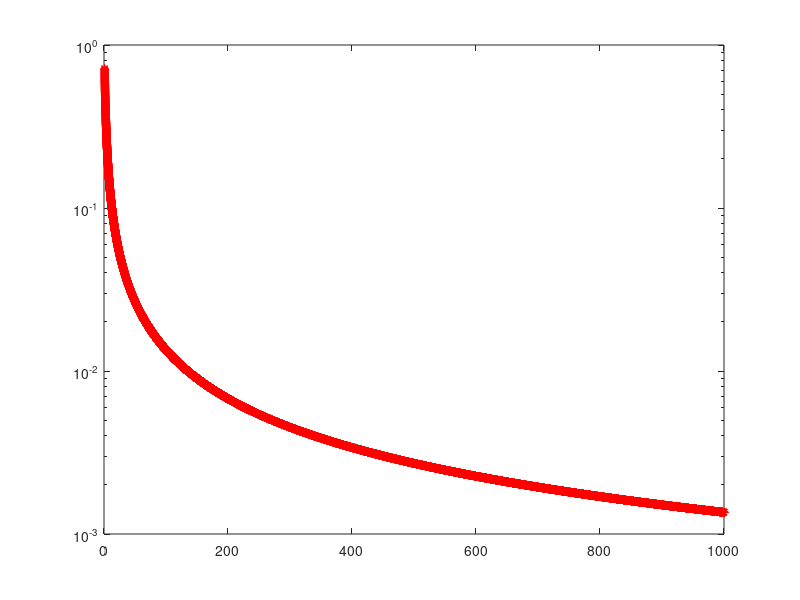

This figure's MATLAB source:
clear;
clc;
%A Creacion de vectores y matrices

x = [1:10];             %vector fila numeros del 1 al 10

y = single(x);          %vector de precision simple 1 al 10

z = [2:2:20]';          %Vector columna con los números pares de 2 a 20

a = [7:7:70];           %Vector fila con los números de la tabla del 7

x = [0:0.01:(2*pi)];    %Vector desde 0 a (2*pi) a saltos de 0.01.

las_el = x(length(x));  %ultimo elemento de x

length(x);              %numero de elementos de x 

[n,m] = size(x);        %n = filas  m = columnas

x = [10:-1:5]';         %numeros del 10 al 5 en orden decreciente


x = [2:2:10];           %primera fila (pares <=10)
y = [1:2:10];           %segunda fila (impares <=10)
A = [x;y];              %matriz con primera fila = x, segunda fila = y


x = linspace(0,sqrt(3),101);     %101 elementos (equiespaciados) desde 0 a sqrt(3)


%B Crear vectores y matrices utilizando funciones básicas(zeros,ones,rand)

x = zeros(3,4);      %matriz 3x4 de ceros (3 filas, 4 columnas)


x = zeros(3,6) + 7;  %matriz 3x6 sumar a todos los elementos 7


x = rand(1,5);      %5 números aleatorios uniformemente distribuidos, entre (0,1)


r = (-1 + (1 - (-1)).*rand(5,1))';      %5 números aleatorios uniformemente distribuidos, entre (-1,1)


%C Acceder a un dato o conjunto de datos de una matriz o vector

    %1.
A=[1 2 3 4;5 6 7 8;9 10 11 12];


%Extraer la tercera fila, almacenar en B
B = A(3,:);          %de la 3a fila coger todas las columnas

[n,m] = size(B);     %dimensiones: n = filas m = columnas


B = A([1,3],:);      %La primera y la tercera filas de A

B = A(:,end);          %La última columna de A.

B = A(1:2:3,4);      %Elementos de índice impar ultima columna



B = A([1 end], [2 4]);   %Elementos 2 y 4 de filas 1 y última de A

C = [A(end,[2 3]);A(2,[2 3])];  %Extraer de la matriz A la matriz C=[10 11;6 7].

C = [A(end,[4 3]);A(2,[4 3]);A(1,[4 3])];    %Obtener la matriz C=[12 11;8 7;4 3] a partir de A

[n,m] = size(A);     %dimensiones de A

    %2.
x = [2 4 7 5 9 3];


y = x(x>4);     %extraer elementos > 4

x(x<=4) = 0;     %poner a 0 elementos <= 4


%sumar 2 a los elementos que sean > 5

%opcion 1 (mejor)
x = [2 4 7 5 9 3];
y = (x>5); 
x(y)=x(y) + 2;

%opcion 1.1
x = [2 4 7 5 9 3];
x(x>5) = x(x>5)+2;

%opcion 2
x = [2 4 7 5 9 3];
[n,m] = size(x);
for i = 1: m
    if x(i)>5
        x(i) = x(i) + 2;
    end
end

%>= media -> 1,  < media -> 0
x = [2 4 7 5 9 3];
m = mean(x);;
y = x;
y(y>=m) = 1;
y(y<m) = 0;
y;

%elementos pares(/2 resto = 0) = 0
x = [2 4 7 5 9 3];
x(rem(x,2) == 0) = 0;


%extraer a vector y, elementos > 3
x = [2 4 7 5 9 3];
y = x(x>3);


%cambiar el signo valores que cumplan la condicion
x = [2 4 7 5 9 3];
y = (x>=2 & x<5);
x(y) = -x(y);


    %3.

notas = 6 + 1.2*randn(1,70);
    
%nota media
med = mean(notas);
    
%nota max
nota_mx = max(notas);
    
%media de los aprobados
media_aprobados = mean(notas(notas >=5));
    
%aprobar a aquellos que nota>= 4.5 & nota<5
notas(notas>= 5.5 & notas<5) = 5;
    
    
%D.Operaciones básicas con vectores y matrices.

    %1.
x=[0:3:30];

%sumar 3 a todos los elementos
x = x + 3;

%Sumar 1 a los elementos con índice par
x(2:2:end)=x(2:2:end)+1;

%Poner a cero los elementos de x con índice impar.
x(1:2:end) = 0;
    
%Vector d con la diferencia entre elementos consecutivos de x.
x=[0:3:30];
[n,m] = size(x);
d = zeros(1,m-1);
for i = 1:m-1
    d(i) = x(i+1) - x(i);
end
d;

%*5 todos los elementos de x
x = x.*5;

%Cambiar el signo a los elementos de x con índice impar.
x(1:2:end) = -x(1:2:end);
    
    %2.
x = [0:pi/2:2*pi];
y = sin(x);
y = exp(x);
    
    %3.
x=[1 2 3 4];
y=[5 6 7 8];

%concatenar 1x8
A = [x y];

%2x4
A = [x;y];

%4x2
A = [x(1,1) y(1,1); x(1,2) y(1,2); x(1,3) y(1,3); x(1,4) y(1,4)]; 

A = zeros(4,2); 
for i = 1:4
    A(i,1) = x(1,i);
    A(i,2) = y(1,i);
end
A;
    

    %4.

A = randn(5,7);
%media cada columna
y = mean(A);

%media cada fila
z = mean(A');

%media de todos los elementos
m = mean(A(:));

%elemento max de cada columna
max_c = max(A);

%elemento max de A
max_el = max(A(:));

%dispersion
dis = max(A) - min(A);          %dispersion cada columna
[n,m] = size(dis);              %dimension
dis_total = max(A(:)) - min(A(:));  %dispersion total
dis_fila = max(A') - min(A');    %disperion por fila


%E. Operaciones de álgebra lineal con vectores y matrices

A=[1 2; -1 1];       %2x2
B = [-1 0; 0 1];
x=[2 3];             %1x2
y =[-1 1];           %1x2

%matriz * matriz
A * B;

%matriz * vector
A * x';

%Producto escalar x e y
prod_esc = x * y';


%Comprobar prop. conmutativa del prod de matrices
if(isequal(A*B,B*A))
    fprintf('Multiplicacion es conmutativa\n')
   
else
%     fprintf('Multiplicacion no es conmutativa\n')
end

%comprobar equivalencias 
C = A*A*A*A;
C_1 = A^4;
C_2 = A.^4;

if(isequal(C,C_1))
%     fprintf('C = A*A*A*A == A^4\n')
elseif(isequal(C,C_2))
    fprintf('C = A*A*A*A == A.^4\n')
end


%F. Operaciones punto a punto con vectores
    %1.
x=[1 2 3 4]; 
y=[5 6 7 8];

%multiplicacion elemento a elemento
x .* y;

%dividir el a el
x ./ y;

%elevar ^2 cada elem de x
x .^ 2;

%reciproco de cada elemento
z = 1 ./ x;

%elevar cada ele de x por el correspondiente de y
x .^ y;

%obtener [1 4 27 256] a partir de x
x .^ x;

    %2.
%vector x con las fracciones 1/1, 1/2 ,... 1/10
x = 1 ./ [1:10];

    %3.
%Vector x con los primeros 11 números de la serie: 0, 1/2, 2/3, 3/4, ... ( 0/1, 1/2, 2/3, 3/4, ...).

x = [0:10] ./ [1:11];

n = [0:10];
x = n ./ (n+1);

    %4.
%Vecor x con los términos de la sucesión (-1)^n con n= 0, ..., 10
n = [0:10];
x = (-1).^ n;

    %5.
%Vector c con los cuadrados de los números enteros del 0 al 10
    
c = [0:10] .^ 2;

%Con un solo comando, crear el vector dif conteniendo la diferencia entre cuadrados consecutivos del
%apartado anterior (1^2-0^2, 2^2-1^2, 3^2-2^2,..., 10^2-9^2).

dif = c(2:end) - c(1:end-1);



    %6.
    
%vector con elementos sucesion
n = [0:100];
D = (-1) .^ n;      %Dividendo
d = (2 .*n) + 1;    %Divisor

x = D ./ d;          %vector sucesion


%Sumar los números de la sucesión del apartado anterior y llamar vap.
vap = sum(x);       %valor aprox de pi/4 con 100 terminos(n)


%Serie valores aproximados a pi/4 (misma formula de la sucesion)
n = [0:10000];
D = (-1) .^ n;      %Dividendo
d = (2 .*n) + 1;    %Divisor

x = D ./ d;
 
vap2 = sum(x);      %Valor aprox de pi/4 con 10.000 terminos(n)      


%Calculo de errores para ver cual es mejor aproximacion
error1 = abs(vap - (pi/4));
error2 = abs(vap2 - (pi/4));
    %error1 > error2 porque se ha hecho con menos terminos
    %segunda aprox mejor

if error1 > error2
    %fprintf('vap peor aprox que vap2')
else
    fprintf('vap2 peor aprox que vap')
end

    %7.
n = [0:10];

%2^0 , 2^1 , 2^2 ,..., 2^10
a = 2 .^ n;

%Construir el vector s con los elementos inversos del vector a.
s = 1 ./ a;

n = [0:10];
D = 1;
d = 2 .^ n;

x = D ./ d;

vaprox1 = sum(x);

%error en la aproximacion
error1=abs(vaprox1-2);


%con 10000 terminos
n = [0:9999];
D = 1;
d = 2 .^ n;

x = D ./ d;

aprox2 = sum(x);
error2 =abs(aprox2-2);

if error1 > error2
%     fprintf('error1: %d \n',error1)
%     fprintf('error2: %d \n',error2)
%     fprintf('vaprox1 peor aprox que aprox2, error1 > error2 \n')
else
    fprintf('error1: %d \n',error1)
    fprintf('error2: %d \n',error2)
    fprintf('vaprox1 mejor aprox que aprox2, error2 > error1 \n')
end


%G. Graficas en MATLAB
x = [0:0.01:pi];            %conjunto de puntos en intervalo dado

f1 = sin(3 *x + x.^ 2);     %evaluar f1 en los puntos del vector
f2 = sqrt(abs(sin(1+x) ./ (1+x)));      %evaluar f2

%pintar graficas
%plot(x,f1,'b',x,f2,'r')

    %2.
x = [10:0.1:50];

f1 = exp(-x);
f30 = exp(-30);
% subplot(1,2,1)
%semilogy(x,f1,'r')

    %3.
n = 1:0.01:1000;
vap = (1 + (1 ./ n)) .^ n;


%valor ultimo termino sucesion
ultimo = vap(end)
%error
error=abs(vap-exp(1));

%grafica
plot(n,error,'*r')

%escala logaritmica en eje y
semilogy(n,error,'*r')








